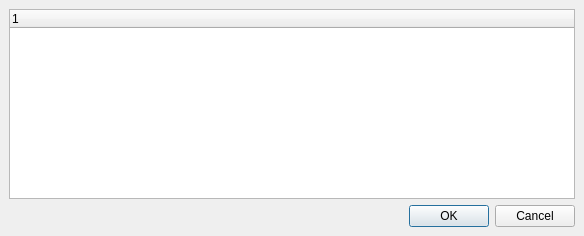
<?xml version="1.0" encoding="UTF-8"?>
<ui version="4.0">
 <class>SublayersDialogBase</class>
 <widget class="QDialog" name="SublayersDialogBase">
  <property name="geometry">
   <rect>
    <x>0</x>
    <y>0</y>
    <width>584</width>
    <height>236</height>
   </rect>
  </property>
  <property name="windowTitle">
   <string>Select layers to load</string>
  </property>
  <layout class="QGridLayout">
   <property name="leftMargin">
    <number>9</number>
   </property>
   <property name="topMargin">
    <number>9</number>
   </property>
   <property name="rightMargin">
    <number>9</number>
   </property>
   <property name="bottomMargin">
    <number>9</number>
   </property>
   <property name="spacing">
    <number>6</number>
   </property>
   <item row="0" column="0">
    <widget class="QTreeWidget" name="layersTable">
     <property name="selectionMode">
      <enum>QAbstractItemView::ExtendedSelection</enum>
     </property>
     <property name="selectionBehavior">
      <enum>QAbstractItemView::SelectRows</enum>
     </property>
     <column>
      <property name="text">
       <string>1</string>
      </property>
     </column>
    </widget>
   </item>
   <item row="2" column="0">
    <widget class="QDialogButtonBox" name="buttonBox">
     <property name="orientation">
      <enum>Qt::Horizontal</enum>
     </property>
     <property name="standardButtons">
      <set>QDialogButtonBox::Cancel|QDialogButtonBox::Ok</set>
     </property>
    </widget>
   </item>
  </layout>
 </widget>
 <layoutdefault spacing="6" margin="11"/>
 <resources/>
 <connections>
  <connection>
   <sender>buttonBox</sender>
   <signal>accepted()</signal>
   <receiver>SublayersDialogBase</receiver>
   <slot>accept()</slot>
   <hints>
    <hint type="sourcelabel">
     <x>446</x>
     <y>508</y>
    </hint>
    <hint type="destinationlabel">
     <x>351</x>
     <y>473</y>
    </hint>
   </hints>
  </connection>
  <connection>
   <sender>buttonBox</sender>
   <signal>rejected()</signal>
   <receiver>SublayersDialogBase</receiver>
   <slot>reject()</slot>
   <hints>
    <hint type="sourcelabel">
     <x>541</x>
     <y>507</y>
    </hint>
    <hint type="destinationlabel">
     <x>503</x>
     <y>434</y>
    </hint>
   </hints>
  </connection>
 </connections>
</ui>
